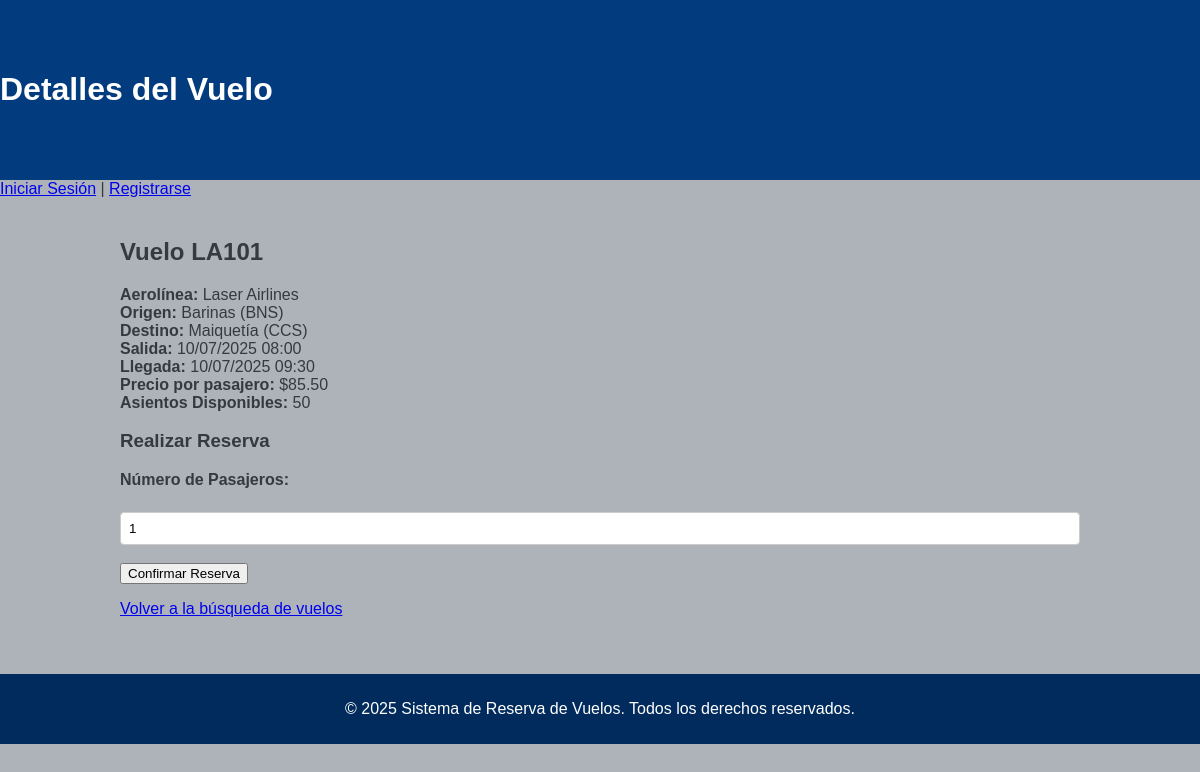
The app's page /flight_details/1 with its own data.
### app.py (models this page shows, shortened)
class Flight(db.Model):
    id = db.Column(db.Integer, primary_key=True)
    flight_number = db.Column(db.String(20), unique=True, nullable=False)
    origin_airport_id = db.Column(db.Integer, db.ForeignKey('airport.id'), nullable=False)
    destination_airport_id = db.Column(db.Integer, db.ForeignKey('airport.id'), nullable=False)
    airline_id = db.Column(db.Integer, db.ForeignKey('airline.id'), nullable=False)
    departure_datetime = db.Column(db.DateTime, nullable=False)
    arrival_datetime = db.Column(db.DateTime, nullable=False)
    price = db.Column(db.Float, nullable=False)
    total_seats = db.Column(db.Integer, nullable=False, default=0)
    available_seats = db.Column(db.Integer, nullable=False, default=0)
    origin_airport = db.relationship('Airport', foreign_keys=[origin_airport_id], backref='departing_flights', lazy=True)
    destination_airport = db.relationship('Airport', foreign_keys=[destination_airport_id], backref='arriving_flights', lazy=True)
    airline = db.relationship('Airline', backref='flights', lazy=True)

class Airline(db.Model):
    id = db.Column(db.Integer, primary_key=True)
    name = db.Column(db.String(100), unique=True, nullable=False)
    logo_url = db.Column(db.String(200))

class Airport(db.Model):
    id = db.Column(db.Integer, primary_key=True)
    code = db.Column(db.String(3), unique=True, nullable=False)
    name = db.Column(db.String(100), nullable=False)
    city = db.Column(db.String(100), nullable=False)
    country = db.Column(db.String(100), nullable=False)

### app.py (the view)
@app.route('/flight_details/<int:flight_id>')
def flight_details(flight_id):
    flight = Flight.query.get_or_404(flight_id)
    return render_template('flight_details.html', flight=flight)

### app.py (called while the page is built)
def is_admin():
    return current_user.is_authenticated and current_user.id == 1

@app.context_processor
def inject_global_data():
    return dict(
        is_admin=is_admin(),
        now=datetime.now(),
        current_user=current_user
    )

### templates/flight_details.html (shortened to what this page needs)
<!DOCTYPE html>
<html lang="es">
<head>
    <link rel="stylesheet" href="{{ url_for('static', filename='css/style.css') }}">
</head>
<body>
    <header>
        <h1>Detalles del Vuelo</h1>
    </header>
    <nav>
        {% if current_user.is_authenticated %}
            <p>Hola, {{ current_user.username }}! |
            <a href="{{ url_for('profile') }}">Mi Perfil</a> |
            <a href="{{ url_for('search_flights') }}">Buscar Vuelos</a> |
            <a href="{{ url_for('my_bookings') }}">Mis Reservas</a> |
            <a href="{{ url_for('logout') }}">Cerrar Sesión</a></p>
        {% else %}
            <a href="{{ url_for('login') }}">Iniciar Sesión</a> |
            <a href="{{ url_for('register') }}">Registrarse</a>
        {% endif %}
    </nav>
    <div class="container">
        <h2>Vuelo {{ flight.flight_number }}</h2>
        <div class="flight-detail-item"><strong>Aerolínea:</strong> {{ flight.airline.name }}</div>
        <div class="flight-detail-item"><strong>Origen:</strong> {{ flight.origin_airport.city }} ({{ flight.origin_airport.code }})</div>
        <div class="flight-detail-item"><strong>Destino:</strong> {{ flight.destination_airport.city }} ({{ flight.destination_airport.code }})</div>
        <div class="flight-detail-item"><strong>Salida:</strong> {{ flight.departure_datetime.strftime('%d/%m/%Y %H:%M') }}</div>
        <div class="flight-detail-item"><strong>Llegada:</strong> {{ flight.arrival_datetime.strftime('%d/%m/%Y %H:%M') }}</div>
        <div class="flight-detail-item"><strong>Precio por pasajero:</strong> ${{ "%.2f"|format(flight.price) }}</div>
        <div class="flight-detail-item"><strong>Asientos Disponibles:</strong> {{ flight.available_seats }}</div>
        {% if flight.available_seats > 0 %}
            <h3>Realizar Reserva</h3>
            <form action="{{ url_for('book_flight', flight_id=flight.id) }}" method="post">
                <label for="num_passengers">Número de Pasajeros:</label><br>
                <input type="number" id="num_passengers" name="num_passengers" value="1" min="1" max="{{ flight.available_seats }}" required><br><br>
                <input type="submit" value="Confirmar Reserva">
            </form>
        {% else %}
            <p style="color: red;">Lo sentimos, este vuelo está agotado.</p>
        {% endif %}
        <p><a href="{{ url_for('search_flights') }}">Volver a la búsqueda de vuelos</a></p>
    </div>
    <footer>
        <p>&copy; {{ now.year }} Sistema de Reserva de Vuelos. Todos los derechos reservados.</p>
    </footer>
</body>
</html>

### static/css/style.css (style rules this page uses)
body { font-family: Arial, sans-serif; margin: 0; padding: 0; background-color: #adb3b9; color: #343A40; }
.container { max-width: 960px; margin: 0 auto; padding: 20px; }
header { background-color: #023c7e; color: white; padding: 50px 0; }
footer { background-color: #002B5C; color: white; text-align: center; padding: 10px 0; margin-top: 20px; }
form label { display: block; margin-bottom: 5px; font-weight: bold; }
form input[type="text"], form input[type="email"], form input[type="password"], form input[type="number"], form input[type="datetime-local"], form select { width: 100%; padding: 8px; border: 1px solid #ccc; border-radius: 4px; box-sizing: border-box; }

### records on screen
Flight: flight_number "LA101", departure_datetime "10/07/2025 08:00", arrival_datetime "10/07/2025 09:30", price "85.50", available_seats "50"
Airline: airline.name "Laser Airlines"
Airport: origin_airport.city "Barinas", origin_airport.code "BNS"
Airport: destination_airport.city "Maiquetía", destination_airport.code "CCS"
